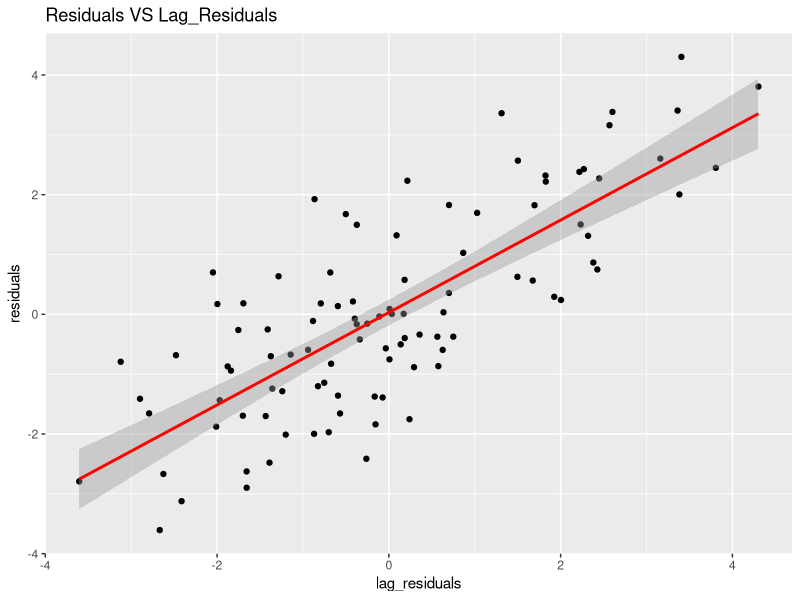
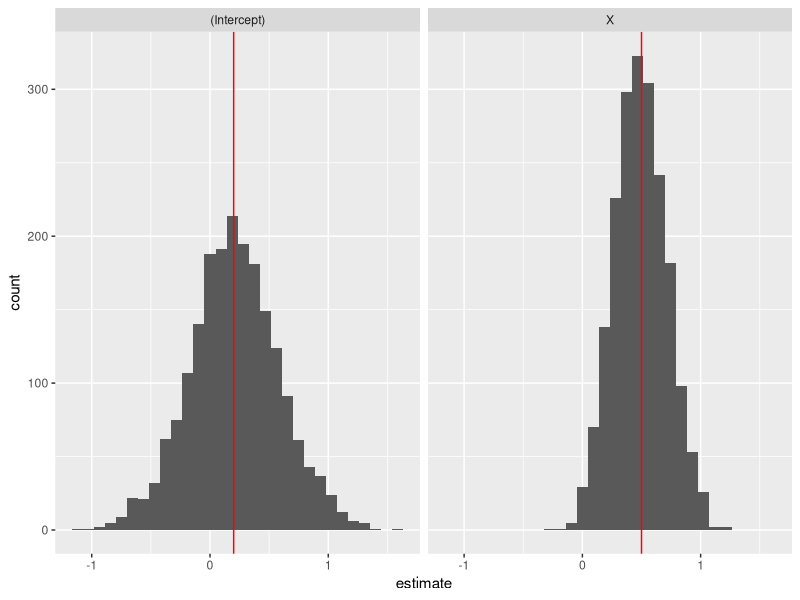
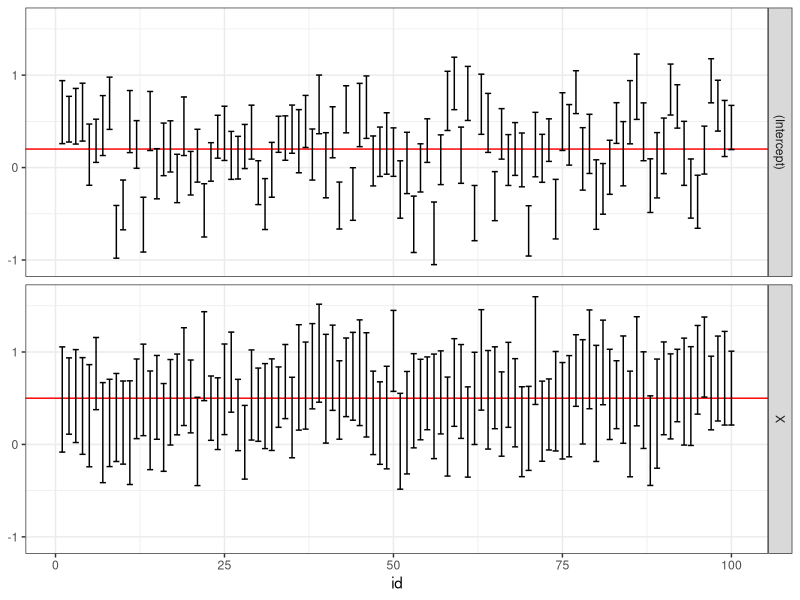

Generate these figures, in order, with R:
## ---- chunk 1
suppressPackageStartupMessages({
  library(purrr)
  library(broom)
  library(tidyr)
  library(ggplot2)
  library(dplyr)
})

set.seed(12345) 
## ---- chunk 2
N <- 100L
set.seed(12345) 

# These are true population coefficients
b0 <- 0.2 
b1 <- 0.5

df1 <- data.frame(X = runif(N,-1,1),
                  e = arima.sim(list(order = c(1,0,0), ar = 0.75), n = N))%>%
  mutate(Y = b0 + b1*X + e)

## ---- chunk 3
# Please write your code below

lm_model <- lm(Y~X, data = df1)

summary(lm_model)
confint(lm_model)

tidy(lm_model,conf.int = TRUE)

ggplot(df1,aes(lag(residuals(lm_model)),residuals(lm_model))) + 
  geom_point() +
  stat_smooth(method = "lm", col = "red") +
  ggtitle('Residuals VS Lag_Residuals') +
  ylab('residuals') + 
  xlab('lag_residuals')

## ---- chunk 4
set.seed(12345)

R <- 2000L

# Please write your code below
df3 <- data.frame(X = rep(runif(N,-1,1), times = R),
                  id = rep(1:R, each = N),
                  e = arima.sim(list(order = c(1,0,0), ar = 0.75), n = N*R))%>%
  mutate(Y = b0 + b1*X + e)
## ---- chunk 5
# Please write your code below

df4 <- df3 %>%
  group_by(id) %>%
  nest() %>%
  mutate(estimated_model = map(data, ~lm(Y~X, data =.))) %>%
  mutate(estimated_coef = map(estimated_model, ~tidy(., conf.int = TRUE))) %>%
  unnest(estimated_coef)

head(df4)
## ---- chunk 6
# Please write your code below
true_df <- data.frame(term = c("(Intercept)","X"),
                      true_value = c(b0, b1),
                      stringsAsFactors = FALSE 
                      )
p5 <- ggplot(df4) +
  geom_histogram(aes(estimate), bins=30) +
  geom_vline(aes(xintercept = true_value),
             color = "red",
             data = true_df) +
  facet_grid(~term) 

p5
## ---- chunk 7
# Please write your code below
df4 %>%
  group_by(term) %>%
  summarise(mean(estimate), sd(estimate))
## ---- chunk 8
# Please write your code below
df4 %>%
  inner_join(true_df, by="term") %>%
  group_by(term) %>%
  mutate(contains = ifelse(conf.low <= true_value & 
                             true_value <= conf.high,
                           1L,0L)) %>%
  summarise(mean(contains))
## ---- chunk 9
# Please write your code below
p8 <- ggplot(df4 %>% filter(id<=100)) + 
  geom_hline(aes(yintercept = true_value), 
             color = "red",
             data = true_df) + 
  geom_errorbar(aes(x=id, ymin=conf.low, ymax=conf.high)) +
  facet_grid(term~.) +
  theme_bw()

p8

